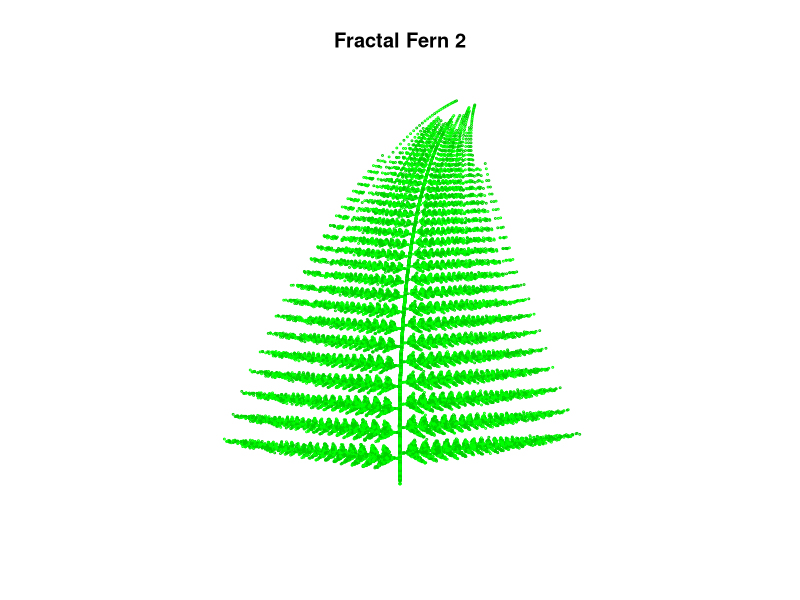

Write the R code that produced this figure.
# Fractal Fern, No. 2

windows(height=14, width=8)
color <- c("green","green3")
p <- c(0.84,0.91,0.98,1.00)
A1 <- matrix(c(0.95,0.005,-0.005,0.93),byrow=T,nrow=2,ncol=2); b1 <- c(-0.002,0.5)
A2 <- matrix(c(0.035,-0.2,0.16,0.04),byrow=T,nrow=2,ncol=2); b2 <- c(-0.09,0.02)
A3 <- matrix(c(-0.04,0.2,0.16,0.04),byrow=T,nrow=2,ncol=2); b3 <- c(0.083,0.12)
A4 <- matrix(c(0,0,0,0.25),byrow=T,nrow=2,ncol=2); b4 <- c(0,-0.4)
par(mar=c(1,0,4,0))
plot(c(-3,3),c(-2,7),type="n",axes=F,xlab="",ylab="",main="Fractal Fern 2")
x <- c(0,0)
points(x[1],x[2],col=sample(color,1),pch=1,cex=0.25)
for (i in 1:40000){
  r <- runif(1)
  if(r < p[1]) {
    x <- A1%*%x + b1  
    } else if(r < p[2]) {
         x <- A2%*%x + b2
         } else if(r < p[3]) {
              x <- A3%*%x + b3
         } else x <- A4%*%x + b4
    points(x[1],x[2],col=sample(color,1),pch=1,cex=0.25)
    # Sys.sleep(0.01)
}

# end
